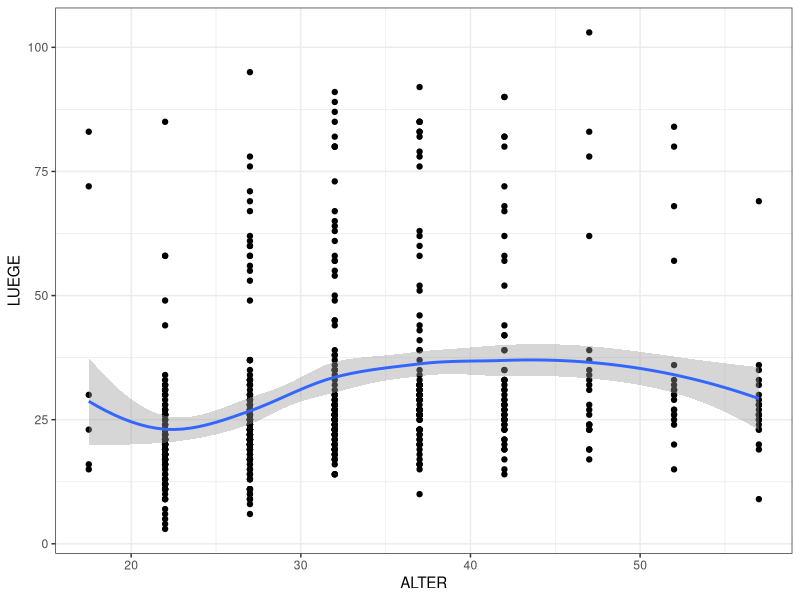

The R source for this figure:
## ---- chunk 1
library(tidyverse)
library(skimr)

theme_set(theme_bw())

df <- read_csv("data/Luege.csv")
## ---- chunk 2
skim(df)
## ---- chunk 3
df_clean <- df %>% 
  mutate(J_VERH = parse_number(J_VERH, locale = locale(decimal_mark = ","))) %>% 
  mutate_at(vars(REL, GRAD), as.factor) %>% 
  select(-ID)
## ---- chunk 4
mod1 <- lm(LUEGE ~ ., data = df_clean)
## ---- chunk 5
summary(mod1)
## ---- chunk 6
pred_base <- tibble(
  GESCHLECHT = "M",
  J_VERH = 10,
  KINDER = "Nein",
  REL = "1",
  GRAD = "1",
  ANZAHL_AFF = 0
)

pred_base %>% 
  mutate(ALTER = 50) %>% 
  predict(mod1, newdata = .)

pred_base %>% 
  mutate(ALTER = 60) %>% 
  predict(mod1, newdata = .)
## ---- chunk 7
summary(mod1)$adj.r.squared
## ---- chunk 8
std_err <- 5.092
# std deviation of error
sqrt(std_err)

std_err_age <- 0.028694   
# std dev of age 
sqrt(std_err_age)
## ---- chunk 9
mod2 <- update(mod1, . ~ . + I(ALTER^2))
summary(mod2)
## ---- chunk 10
ggplot(df_clean, aes(ALTER, LUEGE)) +
  geom_point() +
  geom_smooth()
## ---- chunk 11
pred_base %>% 
  mutate(ALTER = 50) %>% 
  predict(mod2, newdata = .)

pred_base %>% 
  mutate(ALTER = 60) %>% 
  predict(mod2, newdata = .)
